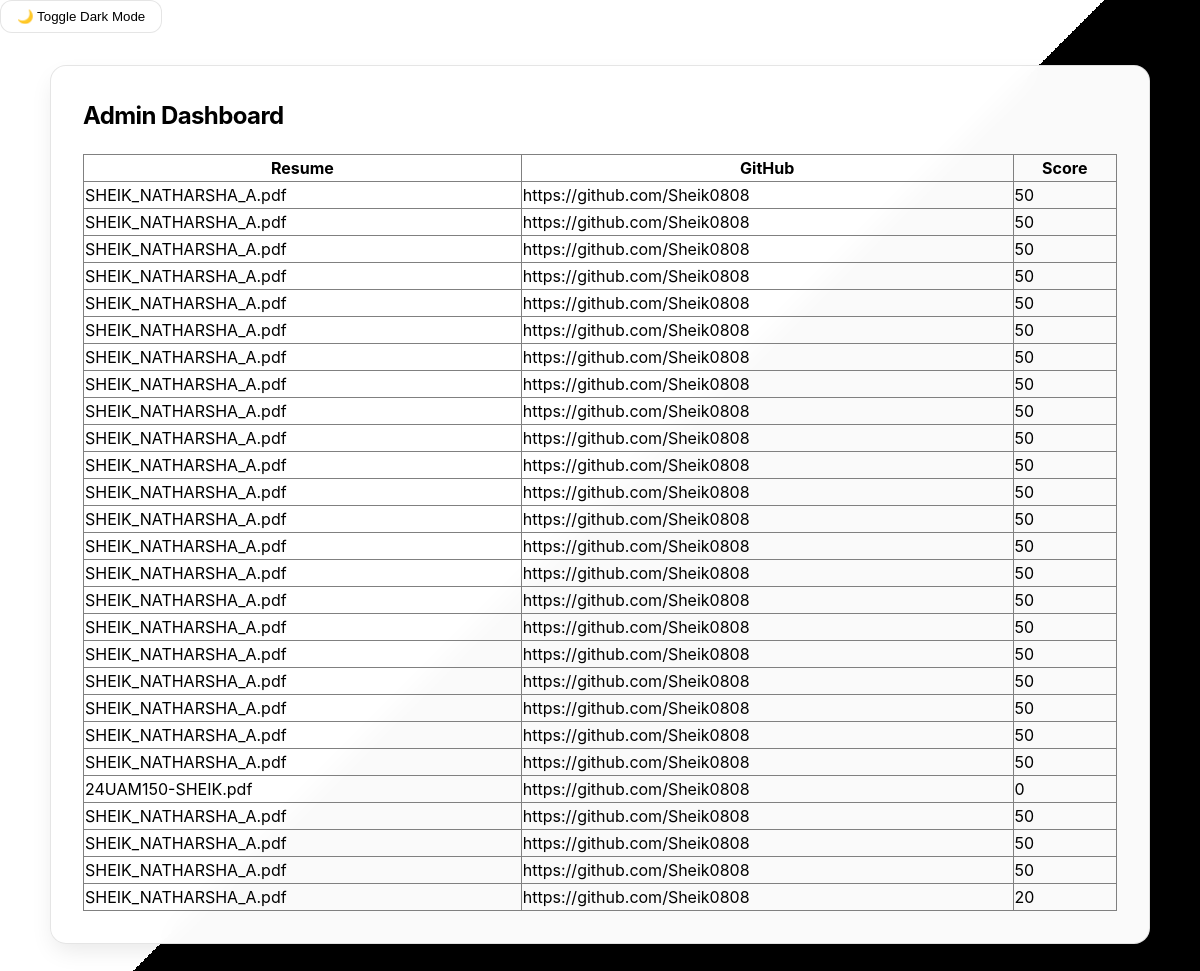
/admin, run on an earlier commit of the app's database.
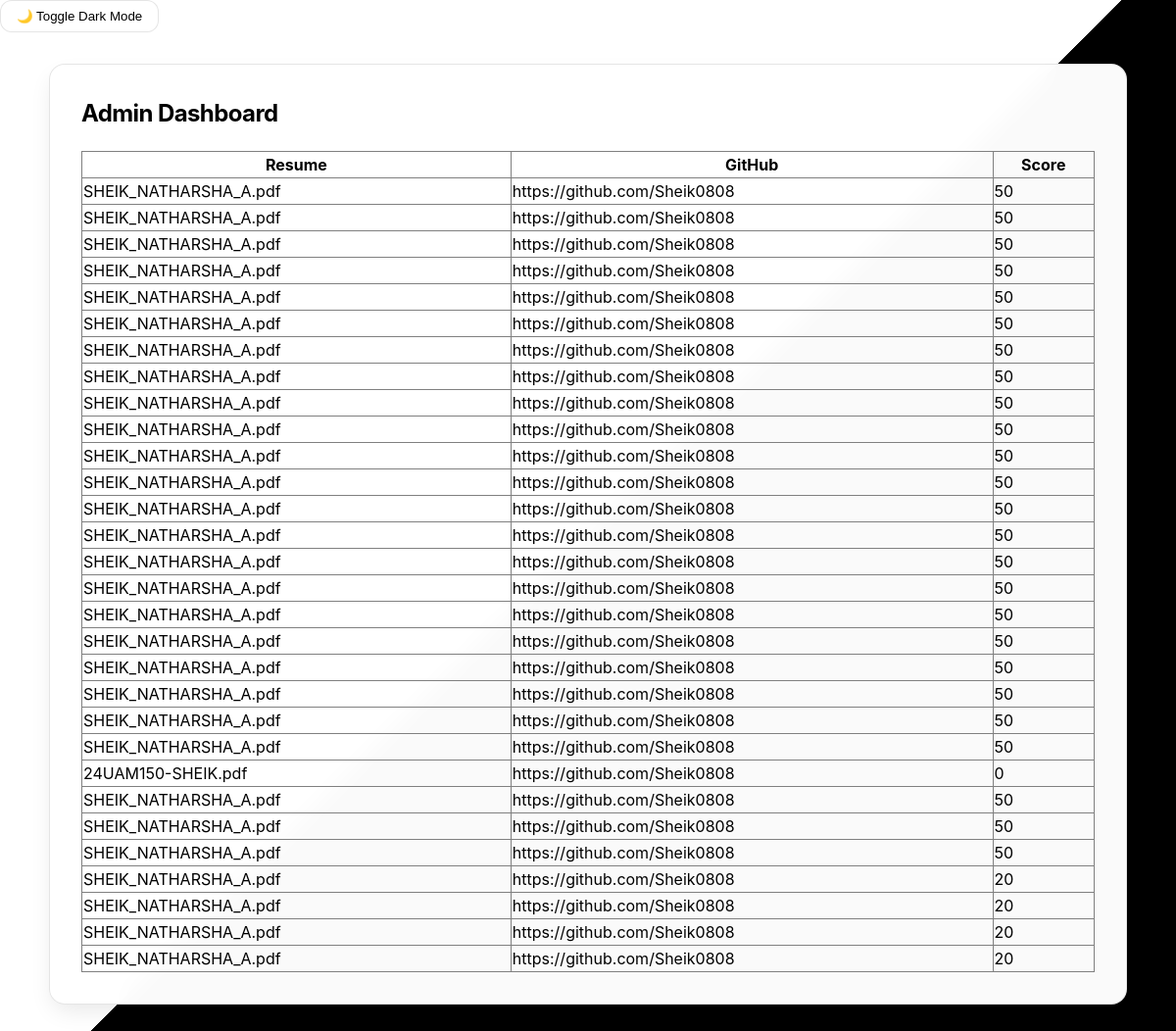
And on a later commit of the database.
### tables this page shows
CREATE TABLE results (
        resume TEXT,
        github TEXT,
        score INTEGER
    );

### app.py (the view)
@app.route("/admin")
def admin():
    conn = sqlite3.connect("database.db")
    cur = conn.cursor()
    cur.execute("SELECT * FROM results")
    rows = cur.fetchall()
    conn.close()
    return render_template("admin.html", rows=rows)

### templates/admin.html (shortened to what this page needs)
<!DOCTYPE html>
<html>
<head>
    <link rel="stylesheet" href="/static/style.css">
    <link rel="stylesheet" href="/static/dark.css">
</head>
<body>
    <button class="toggle-btn" onclick="toggleDark()">🌙 Toggle Dark Mode</button>
    <div class="container">
        <div class="card">
            <h2>Admin Dashboard</h2>
            <table border="1" style="width: 100%; border-collapse: collapse; margin-top: 15px;">
                <tr>
                    <th>Resume</th>
                    <th>GitHub</th>
                    <th>Score</th>
                </tr>
                {% for r in rows %}
                <tr>
                    <td>{{ r[0] }}</td>
                    <td>{{ r[1] }}</td>
                    <td>{{ r[2] }}</td>
                </tr>
                {% endfor %}
            </table>
        </div>
    </div>
</body>
</html>

### static/style.css (style rules this page uses)
:root { --primary: #000000; --primary-hover: #1f2937; --secondary: #4b5563; --success: #059669; --danger: #dc2626; --background: #ffffff; --foreground: #000000; --card-bg: rgba(255, 255, 255, 0.98); --card-border: rgba(0, 0, 0, 0.1); --shadow: 0 10px 25px -5px rgba(0, 0, 0, 0.1); --font-sans: 'Inter', system-ui, -apple-system, sans-serif; --bg-split-light: linear-gradient(135deg, #ffffff 50%, #000000 50%); --bg-split-dark: linear-gradient(135deg, #000000 50%, #1f2937 50%); }
body { font-family: var(--font-sans); background-color: var(--background); background-image: var(--bg-split-light); background-attachment: fixed; color: var(--foreground); margin: 0; line-height: 1.5; transition: all 0.4s ease; min-height: 100vh; }
.container { max-width: 1100px; margin: 0 auto; padding: 2rem; }
.card { background: var(--card-bg); backdrop-filter: blur(12px); -webkit-backdrop-filter: blur(12px); border: 1px solid var(--card-border); border-radius: 1rem; padding: 2rem; box-shadow: var(--shadow); margin-bottom: 2rem; transition: transform 0.2s ease, box-shadow 0.2s ease; }
h1, h2, h3 { margin-top: 0; font-weight: 700; letter-spacing: -0.025em; }
.toggle-btn { background: var(--card-bg); border: 1px solid var(--card-border); color: var(--foreground); padding: 0.5rem 1rem; border-radius: 0.75rem; cursor: pointer; font-weight: 500; backdrop-filter: blur(8px); transition: all 0.2s ease; }

What changed in the data, as far as the page shows it:
added results: resume "SHEIK_NATHARSHA_A.pdf", github "https://github.com/Sheik0808", score "20"
added results: resume "SHEIK_NATHARSHA_A.pdf", github "https://github.com/Sheik0808", score "20"
added results: resume "SHEIK_NATHARSHA_A.pdf", github "https://github.com/Sheik0808", score "20"
